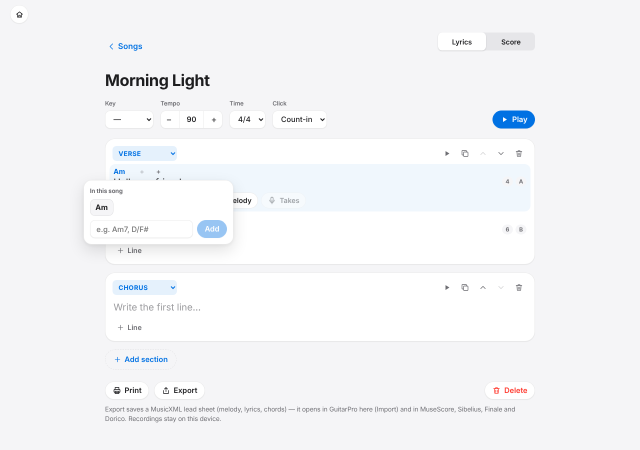
#> input picture picker-d.png, 1280 x 900 px (shown at 1/2 size)
$ python home-art-color-to-alpha.py ../picker-d.png ../cls-1280.png 5
#> lines starting #> are read from the running program, lines starting #| are printed output that depends on the picture; after the words box and inside, x2 and y2 are one past the last pixel; in counts of white or black regions, pixels touching at a corner belong together
# Colour-to-alpha from white (like GIMP's): every pixel becomes the colour that,
# laid over white, gives the original — glows and soft shadows stay as tints.
import sys
from PIL import Image
import numpy as np
src, out, width = sys.argv[1], sys.argv[2], int(sys.argv[3])
a = np.asarray(Image.open(src).convert('RGB')).astype(float) / 255
a = np.clip((a - 0.012) / 0.988, 0, 1)        # the near-white page (JPEG noise) -> pure white
alpha = (1 - a).max(axis=2)
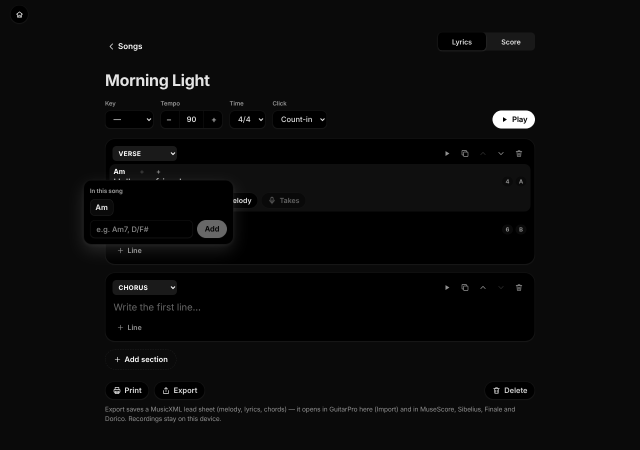
#> alpha: shape (900, 1280) float64 (shown at 1/2 size); min 0, max 1, mean 0.0419
alpha[alpha < 0.02] = 0
#> alpha: shape (900, 1280) float64; 0.56% of pixels changed, all inside (x1, y1, x2, y2) = (21, 11, 1069, 798)
safe = np.where(alpha > 0, alpha, 1)[..., None]
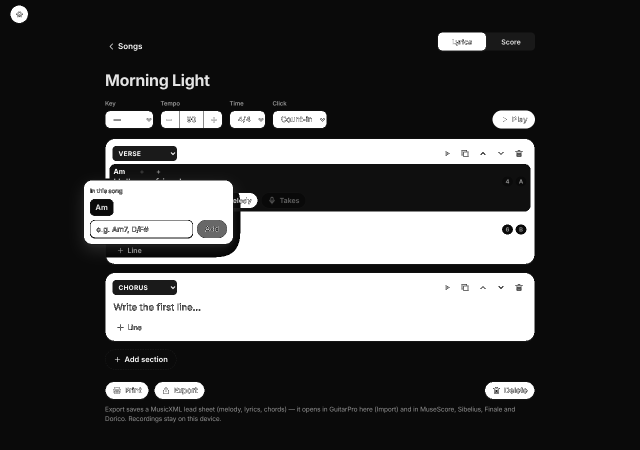
#> safe: shape (900, 1280, 1) float64 (shown at 1/2 size); min 0.0238, max 1, mean 0.279
rgb = np.clip((a - (1 - alpha[..., None])) / safe, 0, 1)
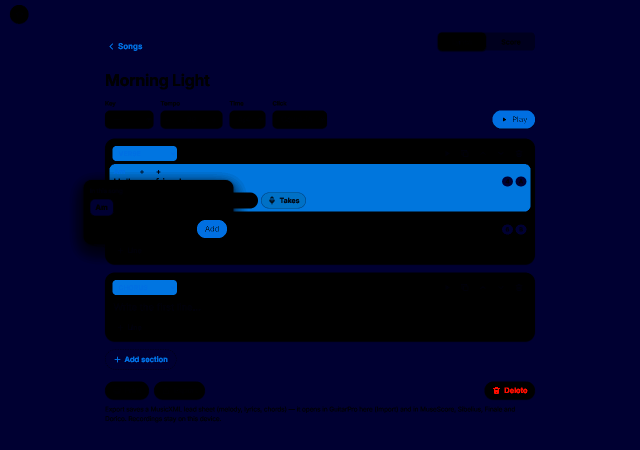
#> rgb: shape (900, 1280, 3) float64 (shown at 1/2 size); mean R, G, B 0.000404, 0.0298, 0.189
im = Image.fromarray(np.dstack([rgb, alpha[..., None]]).__mul__(255).round().astype(np.uint8), 'RGBA')
bb = list(Image.fromarray((alpha > 0.06).astype(np.uint8) * 255).getbbox())
#> bb = [20, 10, 1070, 845]
# keep the soft floor shadow under the object (it fades out below)
low = np.where((alpha > 0.015).any(axis=1))[0]
#> low = 900 values from 0 to 899
bb[3] = min(alpha.shape[0], max(bb[3] + 8, int(low.max()) + 1))
im = im.crop(bb)
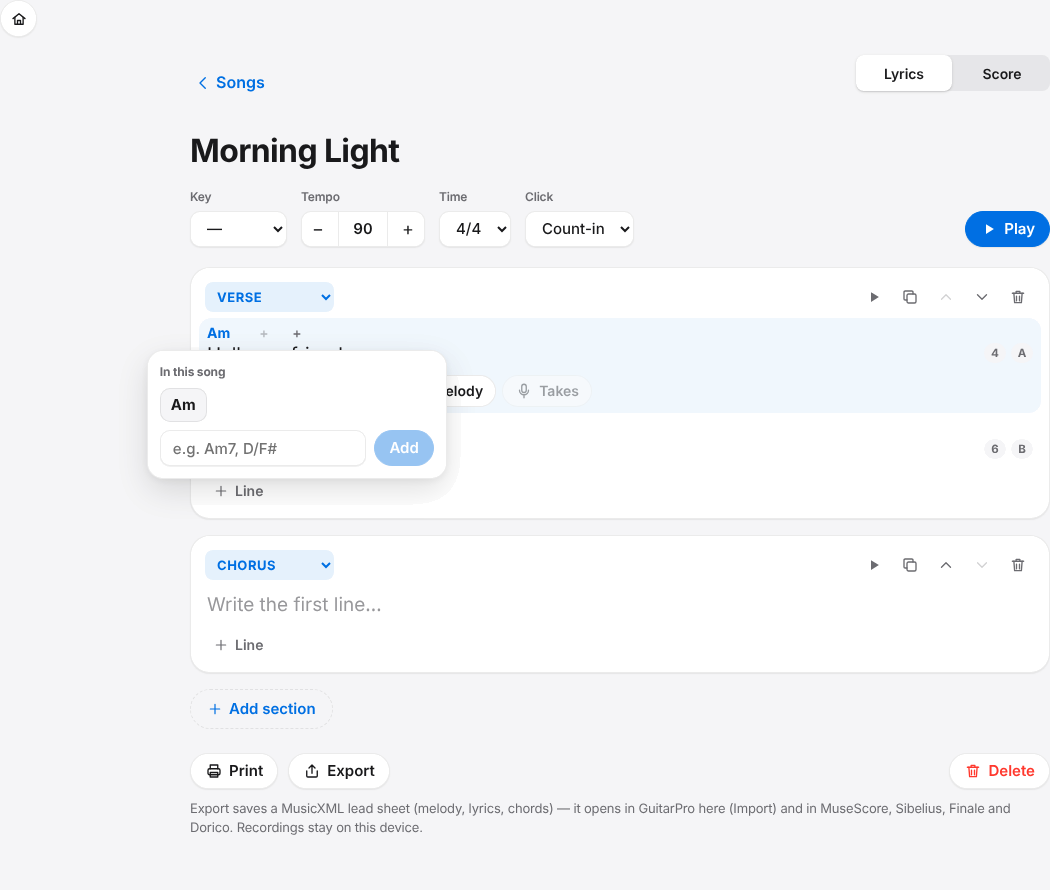
#> im: PIL image 1050x890 RGBA; mean R, G, B, A 0.1, 9.4, 47.7, 10.7; transparent parts drawn white
# a soft shadow cut by the crop would end in a straight line: fade the bottom 6 %
arr = np.asarray(im).astype(float); n = max(1, int(arr.shape[0] * 0.035))
#> after `n = max(1, int(arr.shape[0] * 0.035))`: n = 31
arr[-n:, :, 3] *= np.linspace(1, 0, n)[:, None]
im = Image.fromarray(arr.round().astype(np.uint8), 'RGBA')
im = im.resize((width, round(im.height * width / im.width)), Image.LANCZOS)
im.save(out, 'WEBP', quality=88, method=6)
print(Image.open(src).size, bb, im.size)
#| (1280, 900) [20, 10, 1070, 900] (5, 4)

$ run again, on cls-390.png
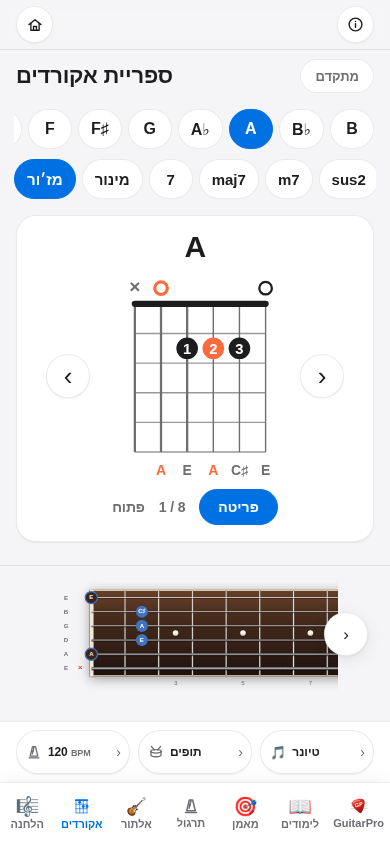
#> input picture cls-390.png, 390 x 844 px
#> `rgb = np.clip((a - (1 - alpha[..., None])) / safe, 0, 1)`:
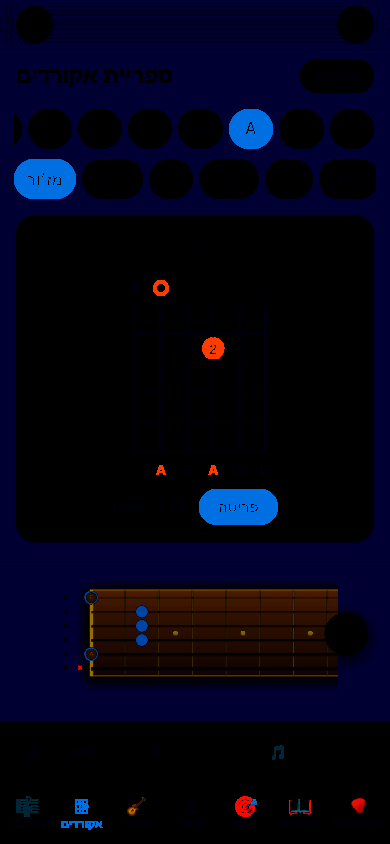
#> rgb: shape (844, 390, 3) float64; mean R, G, B 0.0135, 0.0136, 0.0844
#> bb = [0, 6, 390, 830]
#> low = 805 values from 0 to 829
#> `arr[-n:, :, 3] *= np.linspace(1, 0, n)[:, None]`:
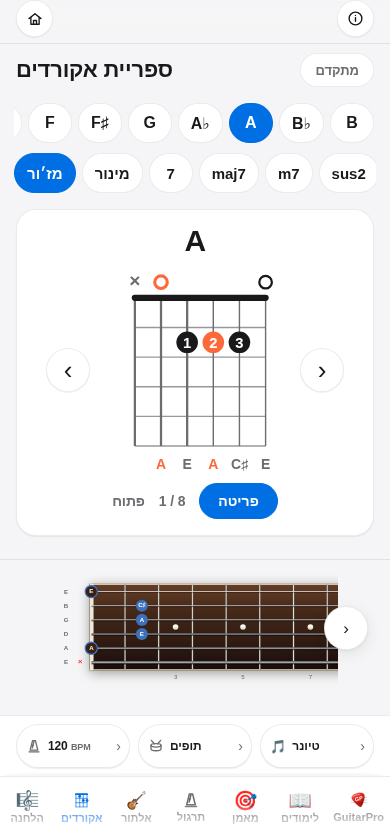
#> arr: shape (832, 390, 4) float64; mean R, G, B, A 3.5, 3.5, 21.5, 27.6; transparent parts drawn white
#| (5, 11) [0, 6, 390, 838] (5, 11)

$ run again, on cls2-1280.png
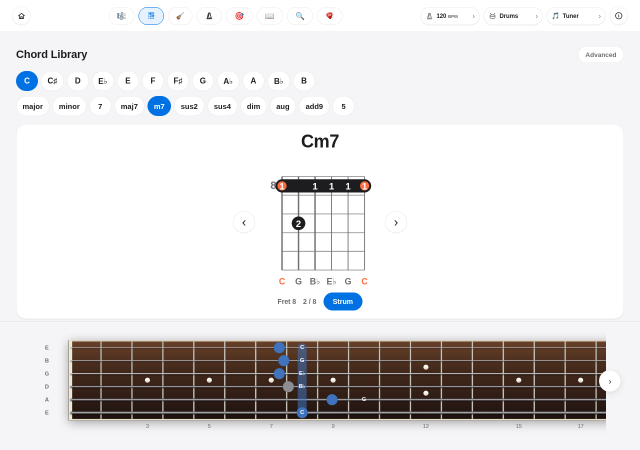
#> input picture cls2-1280.png, 1280 x 900 px (shown at 1/2 size)
#> `rgb = np.clip((a - (1 - alpha[..., None])) / safe, 0, 1)`:
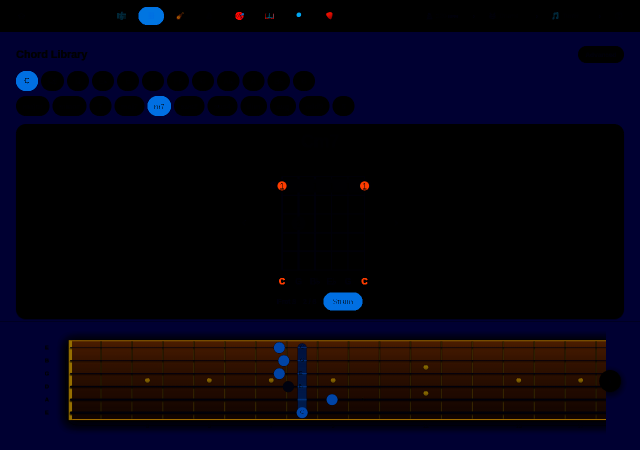
#> rgb: shape (900, 1280, 3) float64 (shown at 1/2 size); mean R, G, B 0.0237, 0.0126, 0.0687
#> bb = [0, 13, 1280, 861]
#> low = 875 values from 13 to 899
#> `im = im.crop(bb)`:
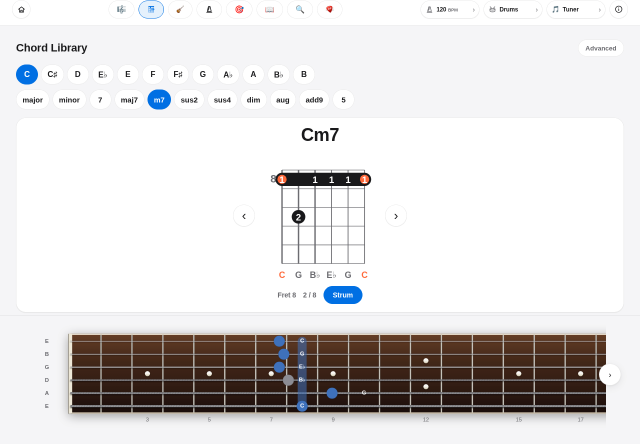
#> im: PIL image 1280x887 RGBA (shown at 1/2 size); mean R, G, B, A 6.2, 3.3, 17.8, 39.5; transparent parts drawn white
#| (5, 3) [0, 13, 1280, 900] (5, 3)

$ run again, on cls2-390.png
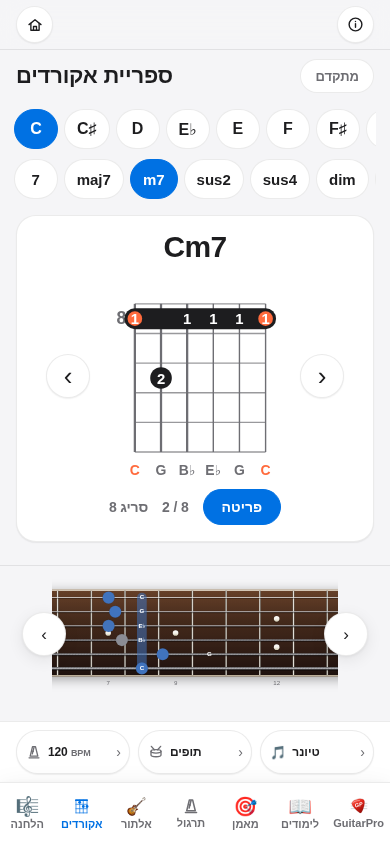
#> input picture cls2-390.png, 390 x 844 px
#> `rgb = np.clip((a - (1 - alpha[..., None])) / safe, 0, 1)`:
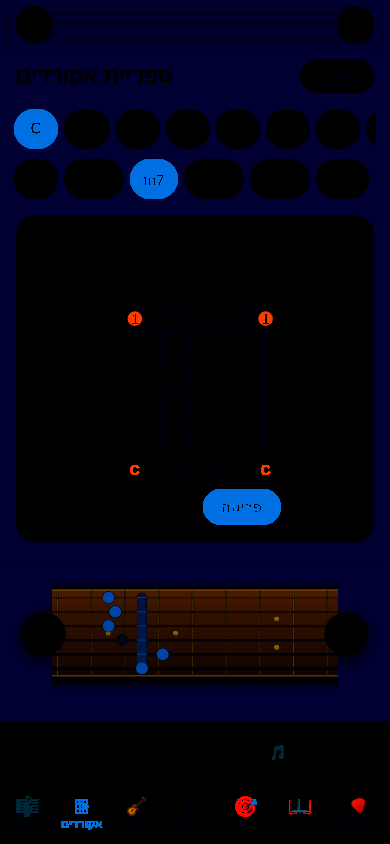
#> rgb: shape (844, 390, 3) float64; mean R, G, B 0.0134, 0.0131, 0.0812
#> bb = [0, 6, 390, 830]
#> low = 805 values from 0 to 829
#> `arr[-n:, :, 3] *= np.linspace(1, 0, n)[:, None]`:
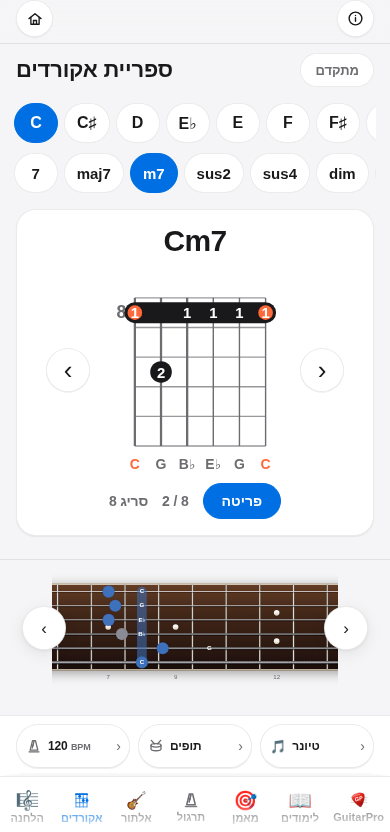
#> arr: shape (832, 390, 4) float64; mean R, G, B, A 3.5, 3.4, 20.6, 30; transparent parts drawn white
#| (5, 11) [0, 6, 390, 838] (5, 11)
